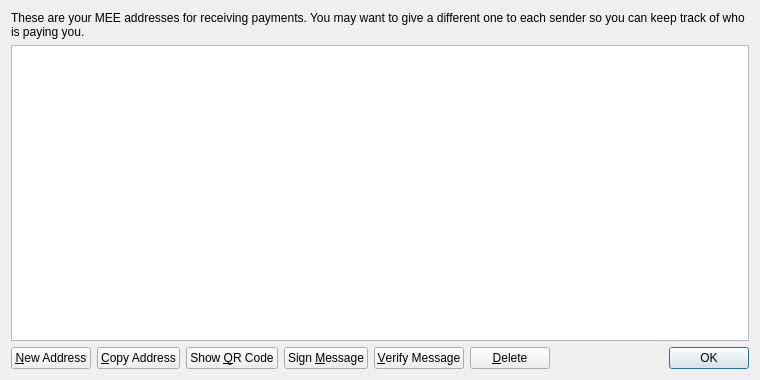
<?xml version="1.0" encoding="UTF-8"?>
<ui version="4.0">
 <class>AddressBookPage</class>
 <widget class="QWidget" name="AddressBookPage">
  <property name="geometry">
   <rect>
    <x>0</x>
    <y>0</y>
    <width>760</width>
    <height>380</height>
   </rect>
  </property>
  <property name="windowTitle">
   <string>Address Book</string>
  </property>
  <layout class="QVBoxLayout" name="verticalLayout">
   <item>
    <widget class="QLabel" name="labelExplanation">
     <property name="text">
      <string>These are your MEE addresses for receiving payments. You may want to give a different one to each sender so you can keep track of who is paying you.</string>
     </property>
     <property name="textFormat">
      <enum>Qt::PlainText</enum>
     </property>
     <property name="wordWrap">
      <bool>true</bool>
     </property>
    </widget>
   </item>
   <item>
    <widget class="QTableView" name="tableView">
     <property name="contextMenuPolicy">
      <enum>Qt::CustomContextMenu</enum>
     </property>
     <property name="toolTip">
      <string>Double-click to edit address or label</string>
     </property>
     <property name="tabKeyNavigation">
      <bool>false</bool>
     </property>
     <property name="selectionMode">
      <enum>QAbstractItemView::SingleSelection</enum>
     </property>
     <property name="selectionBehavior">
      <enum>QAbstractItemView::SelectRows</enum>
     </property>
     <property name="sortingEnabled">
      <bool>true</bool>
     </property>
     <attribute name="verticalHeaderVisible">
      <bool>false</bool>
     </attribute>
    </widget>
   </item>
   <item>
    <layout class="QHBoxLayout" name="horizontalLayout">
     <item>
      <widget class="QPushButton" name="newAddressButton">
       <property name="toolTip">
        <string>Create a new address</string>
       </property>
       <property name="text">
        <string>&amp;New Address</string>
       </property>
      </widget>
     </item>
     <item>
      <widget class="QPushButton" name="copyToClipboard">
       <property name="toolTip">
        <string>Copy the currently selected address to the system clipboard</string>
       </property>
       <property name="text">
        <string>&amp;Copy Address</string>
       </property>
      </widget>
     </item>
     <item>
      <widget class="QPushButton" name="showQRCode">
       <property name="text">
        <string>Show &amp;QR Code</string>
       </property>
      </widget>
     </item>
     <item>
      <widget class="QPushButton" name="signMessage">
       <property name="toolTip">
        <string>Sign a message to prove you own a MEE address</string>
       </property>
       <property name="text">
        <string>Sign &amp;Message</string>
       </property>
      </widget>
     </item>
     <item>
      <widget class="QPushButton" name="verifyMessage">
       <property name="toolTip">
        <string>Verify a message to ensure it was signed with a specified MEE address</string>
       </property>
       <property name="text">
        <string>&amp;Verify Message</string>
       </property>
      </widget>
     </item>
     <item>
      <widget class="QPushButton" name="deleteButton">
       <property name="toolTip">
        <string>Delete the currently selected address from the list</string>
       </property>
       <property name="text">
        <string>&amp;Delete</string>
       </property>
      </widget>
     </item>
     <item>
      <spacer name="horizontalSpacer">
       <property name="orientation">
        <enum>Qt::Horizontal</enum>
       </property>
       <property name="sizeHint" stdset="0">
        <size>
         <width>40</width>
         <height>20</height>
        </size>
       </property>
      </spacer>
     </item>
     <item>
      <widget class="QDialogButtonBox" name="buttonBox">
       <property name="sizePolicy">
        <sizepolicy hsizetype="Maximum" vsizetype="Fixed">
         <horstretch>0</horstretch>
         <verstretch>0</verstretch>
        </sizepolicy>
       </property>
       <property name="standardButtons">
        <set>QDialogButtonBox::Ok</set>
       </property>
      </widget>
     </item>
    </layout>
   </item>
  </layout>
 </widget>
 <resources>
  <include location="../bitcoin.qrc"/>
 </resources>
 <connections/>
</ui>
